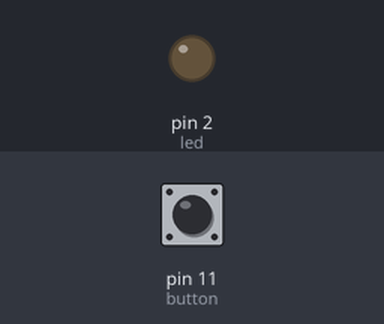
This sketch was run on a simulated Arduino Uno, built with avr-gcc and run on an emulated ATmega328P. On the bench: output pins drawn as LEDs (lit = HIGH). The test bench sets the inputs (shaded band); at power-on: pin 11 (button) LOW.

Above: at 1.2 s.
1.3 s: pin 11 (button) pulled HIGH for 0.15 s
At 1.37 s:
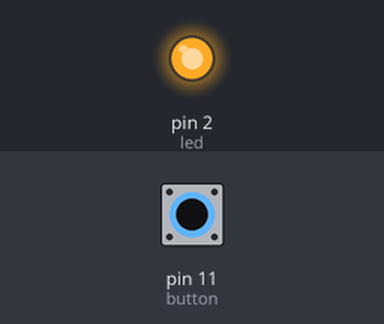
2.9 s: pin 11 (button) pulled HIGH for 3.2 s
At 6.8 s:
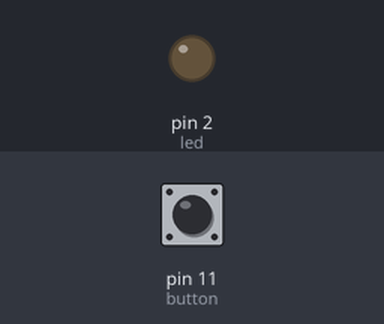
Timing chart, 0 to 8.3 s (numbered marks = the images above; inputs shaded):
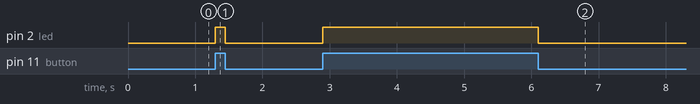

The sketch:

DigitalRead.ino
```cpp
int led = 2;
int button = 11;

void setup() {
  // put your setup code here, to run once:
  pinMode(led, OUTPUT);
  pinMode(button, INPUT);
}

void loop() {
  // put your main code here, to run repeatedly:
  int buttonStatus = digitalRead(button);
  if (buttonStatus == HIGH)
  {
    digitalWrite(led, HIGH);
  }
  else
  {
    digitalWrite(led, LOW);
  }
}
```

Measured:
- after the input at 1.3 s, pin 2 (led): LOW → HIGH at once, → LOW 0.15 s later
- after the input at 2.9 s, pin 2 (led): LOW → HIGH at once, → LOW 3.2 s later
